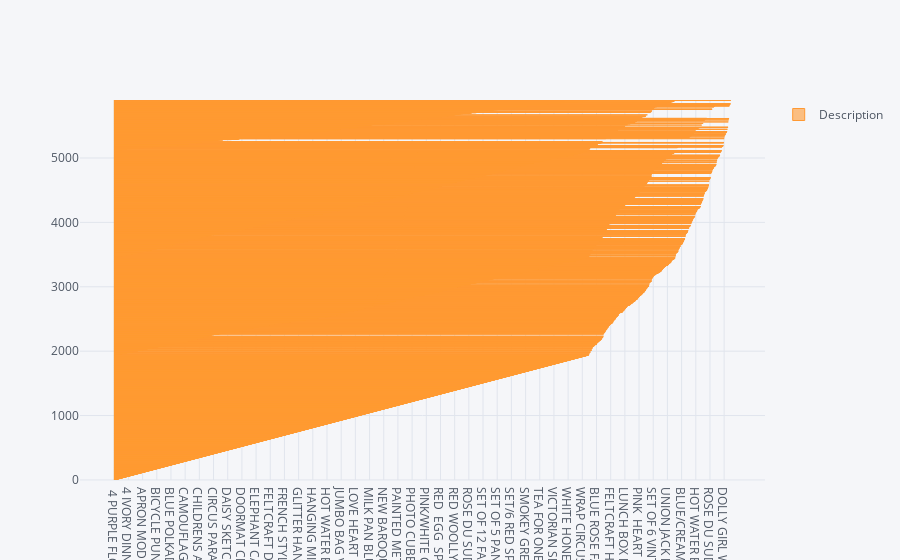

The notebook cell saved with this chart:
### Markdown cell above
## 6. Create an interactive line chart showing quantity sold by day for the United Kingdom. Add drop-down boxes for Year and Month that allow you to filter the date range that appears in the chart.

### Code cell
df_products['Description'].iplot(kind='bar',showlegend=True)

### Figure 1 — Plotly figure (JSON) as saved in the notebook; plotly's stock layout.template omitted (floating-point values rounded to 4 significant figures; data arrays with more than 128 entries replaced by an {"elided": "..."} marker saying what was removed)
{"data": [{"marker": {"color": "rgba(255, 153, 51, 0.6)", "line": {"color": "rgba(255, 153, 51, 1.0)", "width": 1}}, "name": "Description", "orientation": "h", "text": "", "type": "bar", "uid": "5377dc1c-5c26-48af-8f92-1e37e051f3d0", "x": {"elided": "5901 str values"}, "y": {"elided": "5901 int values"}}], "layout": {"legend": {"bgcolor": "#F5F6F9", "font": {"color": "#4D5663"}}, "paper_bgcolor": "#F5F6F9", "plot_bgcolor": "#F5F6F9", "showlegend": true, "title": {"font": {"color": "#4D5663"}}, "xaxis": {"gridcolor": "#E1E5ED", "showgrid": true, "tickfont": {"color": "#4D5663"}, "title": {"font": {"color": "#4D5663"}, "text": ""}, "zerolinecolor": "#E1E5ED"}, "yaxis": {"gridcolor": "#E1E5ED", "showgrid": true, "tickfont": {"color": "#4D5663"}, "title": {"font": {"color": "#4D5663"}, "text": ""}, "zerolinecolor": "#E1E5ED"}}}
